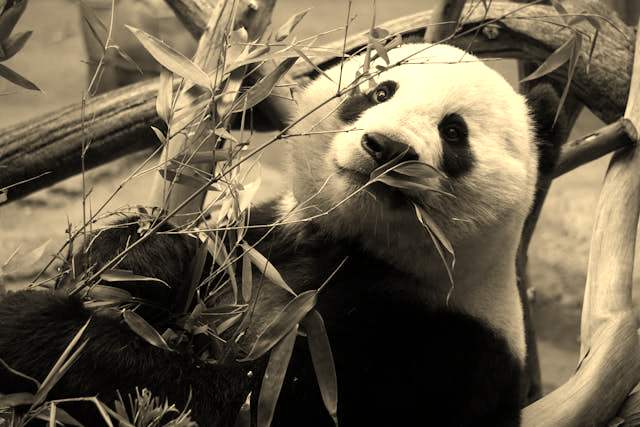

Write the Python code that produced this figure.
'''
initial thoughts:

2 methods:

1. hsv - sepia
    -using a static sepia brown hue
    -changing value will change brightness of this brown, effectively spanning the value spectrum
    -saturation of the brown is core to the color, so this will stay static aswell
    
2. rgb - sepia matrix
    -mentioned by ricks as "the way" to do it
    -look into matrix, cite whoever i get it from
'''
from PIL import Image

image = Image.open("./frog.jpg")
raster = image.load()

def rgb_to_hsv(r, g, b):
    _max = max(r, g, b)
    _min = min(r, g, b)
    _diff = _max-_min

    v = _max
    if v == 0:
        return 0, 0, 0
    
    s = (_max-_min)/_max
    if s == 0:
        return 0, s, v
    
    if r == _max:
        h = (360 + ((g-b)*60/_diff))%360
    elif g == _max:
        h = 120 + ((b-r)*60/_diff)
    elif b == _max:
        h = 240 + ((r-g)*60/_diff)
    
    h = 24
    s = s/2
    return h, s, v

def hsv_to_rgb(h, s, v):
    _max = v
    _min = _max - s*_max

    f = (_max-_min)/60


    if h < 60: return (_max, ((h-0)*f+_min), _min)
    if h < 120: return ((_min-(h-120)*f), _max, _min)
    if h < 180: return (_min, _max, (_min-(h-120)*f))
    if h < 240: return (_min, (_min-(h-240)*f), _max)
    if h < 300: return (((h-240)*f+_min), _min, _max)
    if h < 360: return (_max, _min, (_min-(h-360)*f))
    
def jank_sepia(r, g, b):
    
    h, s, v = rgb_to_hsv(r, g, b)
    r, g, b = hsv_to_rgb(h, s, v)

    return r, g, b

    
for x in range(image.width):
    for y in range(image.height):
        r, g, b, *_ = raster[x,y]


        #algorithm found https://www.geeksforgeeks.org/java/image-processing-in-java-colored-image-to-sepia-image-conversion
        newRed = 0.393*r + 0.769*g + 0.189*b
        newGreen = 0.349*r + 0.686*g + 0.168*b
        newBlue = 0.272*r + 0.534*g + 0.131*b
        
        raster[x,y] = (int(newRed), int(newGreen), int(newBlue))

image.save("./sepia.png")